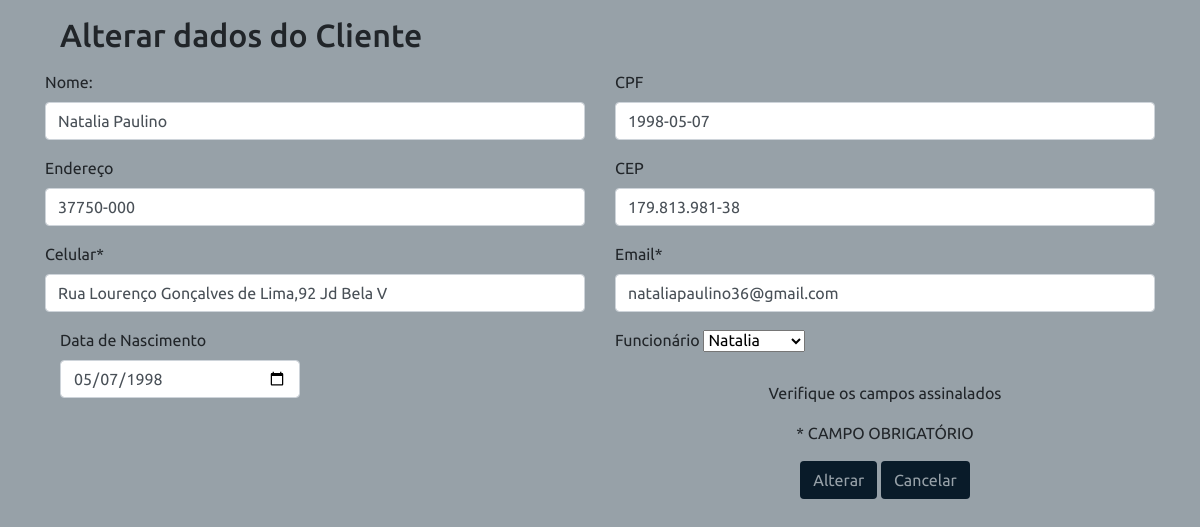
The app's page /edita_cliente_restricao.php?idClientes=2 with its own data.
### tables this page shows
CREATE TABLE IF NOT EXISTS `clientes` (
  `idClientes` int(11) NOT NULL AUTO_INCREMENT,
  `nome` varchar(200) NOT NULL,
  `endereco` varchar(150) NOT NULL,
  `telefone` varchar(45) NOT NULL,
  `dataNascimento` date NOT NULL,
  `cpf` varchar(20) NOT NULL,
  `cep` varchar(45) DEFAULT NULL,
  `email` varchar(45) DEFAULT NULL,
  `Funcionarios_idFuncionario` int(11) NOT NULL,
  PRIMARY KEY (`idClientes`),
  KEY `fk_Clientes_Funcionarios_idx` (`Funcionarios_idFuncionario`),
  CONSTRAINT `fk_Clientes_Funcionarios` FOREIGN KEY (`Funcionarios_idFuncionario`) REFERENCES `funcionarios` (`idFuncionario`) ON DELETE NO ACTION ON UPDATE NO ACTION
);

### edita_cliente_restricao.php (the view, shortened to what this page needs)
<!DOCTYPE html>
<html>
<head>
  <link rel="stylesheet" href="css/bootstrap.css">
	<link rel="stylesheet" href="css/all.css">
	<link rel="stylesheet" href="css/estilo.css">
</head>
<?php
	$idClientes = $_GET["idClientes"];
	include "funcoesbd.php";
	$conexao = conecta_bd();
	$dados = consulta_editar_cliente($conexao,$idClientes);
		$nome = $dados["nome"];
		$endereco = $dados["endereco"];
		$telefone = $dados["telefone"];
		$dataNascimento = $dados["dataNascimento"];
		$cpf = $dados["cpf"];
		$cep = $dados["cep"];
		$email = $dados["email"];
 ?>
<body style="background-color: #97a1a8;">
  <section id="formulario">
  	<div class="container">
  		<form action="edcliente_envia_restricao.php" method="post" name="form" id="form" onSubmit="return valida_dados(this)">
			<div class="col-md-12">
				<p><h2>Alterar dados do Cliente</h2></p>
			 </div>
		<div class="row">
	<div class="col-md-6">
		 <div class="form-group">
					<label>Nome:</label>
					<input type="text" required="required" name="nome" class="form-control" value="<?php echo $nome;?>">
		</div>
		<div class="form-group">
					<label>Endereço</label>
					<input type="text" required="required" name="endereco" class="form-control" value="<?php echo
					$endereco;?>">
        </div>
		<div class="form-group">
					<label>Celular*</label>
					<input type="text" required="required" name="telefone" class="form-control" value="<?php echo
					$telefone;?>">
        </div>
        <div class="col-md-6">
 			  <div class="form-group">
					<label>Data de Nascimento</label>
					<input type="date" required="required" name="dataNascimento" class="form-control" value="<?php echo
					$dataNascimento;?>">
		</div>
</div>
</div>
	<div class="col-md-6">
		<div class="form-group">
					<label>CPF</label>
					<input type="text" required="required" name="cpf" class="form-control" value="<?php echo
					$cpf;?>">
        </div>
        <div class="form-group">
					<label>CEP</label>
					<input type="text" required="required" name="cep" class="form-control" value="<?php echo
					$cep;?>">
        </div>
        <div class="form-group">
					<label>Email*</label>
					<input type="text" required="required" name="email" class="form-control" value="<?php echo
					$email;?>">
		</div>
          <div class="form-group">
					<label>Funcionário</label>
					<select name="funcionario">
						<?php
							$sql = "select * from funcionarios";
							$resultado_funcionario = mysqli_query($conn, $sql);
							while( $dados = mysqli_fetch_array($resultado_funcionario)){
								$codigo = $dados['idFuncionario'];
								$funcionario = $dados['nome'];
								echo "<option value=$codigo>$funcionario</option>";
							}
						?>
					</select>
		</div>
			<div class="col-md-6 text-center mx-auto d-block" style="padding-top: 5px;">
								<p>Verifique os campos assinalados</p>
								<p>* CAMPO OBRIGATÓRIO</p>
			<input type="submit" class="btn" value="Alterar" class="botao" style="background-color: #091b29; color:#97a1a8; ">
			<input type="reset" class="btn" name="cancelar" value="Cancelar" class="botao" onclick="javascript: location.href='cliente_tela_funcionario.php';" style="background-color: #091b29; color:#97a1a8; ">
			</div>
	</div>
	</div>
	</form>
	</div>
</section>
</body>
</html>

### css/estilo.css (style rules this page uses)
body { font-family: Ubuntu, arial, sans-serif; }

### records on screen
clientes: nome "Natalia Paulino", endereco "37750-000", telefone "Rua Lourenço Gonçalves de Lima,92 Jd Bela V", dataNascimento "05/07/1998", cpf "1998-05-07", cep "179.813.981-38", email "nataliapaulino36@gmail.com"

### other values on screen
form field funcionario "Natalia"
